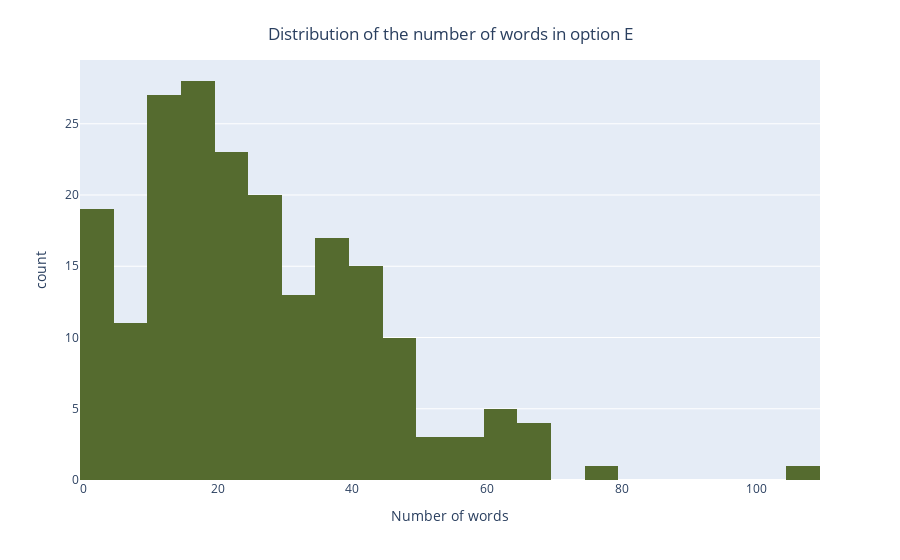

The notebook cell this image was saved under:
### Code cell
fig = px.histogram([len(x.split(" ")) for x in df_train.E], nbins=40, color_discrete_sequence=['darkolivegreen'])
fig.update_layout(
    showlegend=False,
    xaxis_title="Number of words",
    title={
        'text': "Distribution of the number of words in option E",
        'y':0.95,
        'x':0.5,
        'xanchor': 'center',
        'yanchor': 'top'
    }
)
fig.show()

### Figure 1 — Plotly figure (JSON) as saved in the notebook; plotly's stock layout.template omitted (floating-point values rounded to 4 significant figures; data arrays with more than 128 entries replaced by an {"elided": "..."} marker saying what was removed)
{"data": [{"alignmentgroup": "True", "bingroup": "x", "hovertemplate": "variable=0<br>value=%{x}<br>count=%{y}<extra></extra>", "legendgroup": "0", "marker": {"color": "darkolivegreen", "pattern": {"shape": ""}}, "name": "0", "nbinsx": 40, "offsetgroup": "0", "orientation": "v", "showlegend": true, "type": "histogram", "x": {"elided": "200 int values"}, "xaxis": "x", "yaxis": "y"}], "layout": {"barmode": "relative", "legend": {"title": {"text": "variable"}, "tracegroupgap": 0}, "margin": {"t": 60}, "showlegend": false, "title": {"text": "Distribution of the number of words in option E", "x": 0.5, "xanchor": "center", "y": 0.95, "yanchor": "top"}, "xaxis": {"anchor": "y", "domain": [0, 1], "title": {"text": "Number of words"}}, "yaxis": {"anchor": "x", "domain": [0, 1], "title": {"text": "count"}}}}
